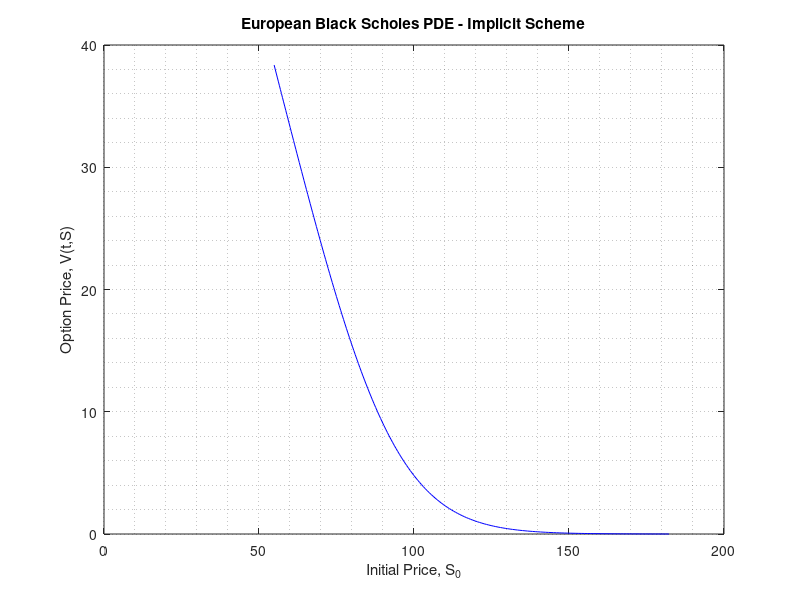

MATLAB code to generate this figure:
%Option parameters%
sigma=0.2;
r=0.07;
K=100;
T=1;
q=2*r/sigma^2;

%Numerical parameters%
M=1000;
N=200;
dt=sigma^2*T/2/M;
dx=6*sigma*sqrt(T)/N;
lambda=dt/dx^2;

%Creating the x-axis with limits
x=zeros(1,N+1);
for n=1:N+1    
    x(n)=-3*sigma*sqrt(T)+(n-1)*dx;
end

%Solving for u(0,x)
u=zeros(1,N+1);
for n=1:N+1    
    u(n)=max(exp((q+1)/2*x(n))-exp((q-1)/2*x(n)),0);
end

%Solving for u(t + dt)
for m=2:M+1    
    w=zeros(1,N+1); 
    %Boundary conditions
    w(1)=0;    
    w(N+1)=exp((q+1)*x(N+1)/2+(q+1)^2*(m-1)*dt/4)-exp((q-1)*x(N+1)/2+(q-1)^2*(m-1)*dt/4);    
    alpha=(1+2*lambda)*ones(1,N-1);    
    b=zeros(1,N-1);    
    b(1)=lambda*w(1);
    b(N-1)=lambda*w(N+1);    
    b=b+u(2:N); 
    %Create diagonal matrix
    for n=2:N-1        
        alpha(n)=alpha(n)-lambda^2/alpha(n-1);% alpha hat        
        b(n)=b(n)+lambda*b(n-1)/alpha(n-1);% b hat    
    end
    w(N)=b(N-1)/alpha(N-1);    
    for n=N-2:-1:1        
        w(n+1)=(b(n)+lambda*w(n+2))/alpha(n);    
    end
    u=w;
end
S=zeros(1,N+1);
V=zeros(1,N+1);
for n=1:N+1    
    S(n)=K*exp(x(n));    
    V(n)=u(n)*K*exp(-(q-1)/2*x(n)-(q+1)^2/4*sigma^2*T/2) - (S(n) - K*exp(-r*T));
end
figure(1)
plot(S,V,'-b')
grid minor
title('European Black Scholes PDE - Implicit Scheme')
xlabel('Initial Price, S_0')
ylabel('Option Price, V(t,S)')
saveas(gcf,'Eu_Put_Implicit','png')